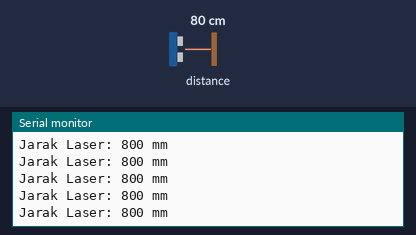
Bench run of a sketch on a simulated ESP32. Parts: the last lines printed to the serial monitor. The inputs (shaded band) are chosen by the test bench; at power-on: distance to the obstacle 80 cm.

Above: at 1.2 s.
1.3 s: distance to the obstacle set to 250 cm
At 1.6 s:
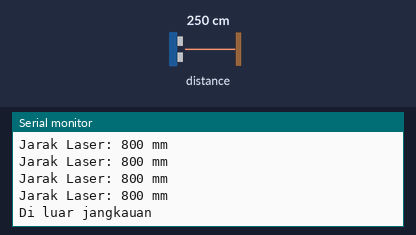
3.3 s: distance to the obstacle set to 2 cm
At 3.47 s:
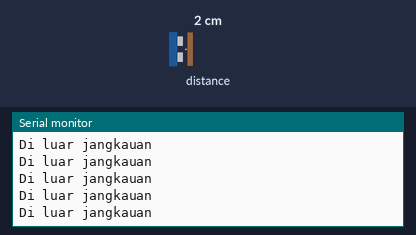

Measured:
- after the input at 1.3 s, the serial monitor: prints a new line after 0.13 s (image 1)

The sketch:

sensor_vl.ino
```cpp
#include <Wire.h>
#include <Adafruit_VL53L0X.h>

Adafruit_VL53L0X lox = Adafruit_VL53L0X();

void setup() {
  // [BEDA DARI UNO]: Baud rate standar ESP32 115200 (Uno umumnya 9600).
  Serial.begin(115200);

  // [BEDA DARI UNO]: Inisialisasi pin I2C ESP32 pada GPIO 21 (SDA) dan GPIO 22 (SCL).
  // Di Arduino Uno pin I2C selalu tetap di A4 (SDA) dan A5 (SCL).
  Wire.begin(21, 22);

  if (!lox.begin()) {
    Serial.println("VL53L0X gagal inisialisasi! Cek kabel VCC (3.3V), GND, SDA (21), & SCL (22).");
    while (1) {
      // [BEDA DARI UNO]: Menjaga scheduler RTOS ESP32 tetap bernapas saat program berhenti di loop error.
      delay(10);
    }
  }
  Serial.println("VL53L0X Siap!");
}

void loop() {
  VL53L0X_RangingMeasurementData_t measure;
  lox.rangingTest(&measure, false);

  if (measure.RangeStatus != 4) { // Status 4 berarti objek di luar jangkauan sensor
    Serial.print("Jarak Laser: ");
    Serial.print(measure.RangeMilliMeter);
    Serial.println(" mm");
  } else {
    Serial.println("Di luar jangkauan");
  }

  delay(200);
}
```
